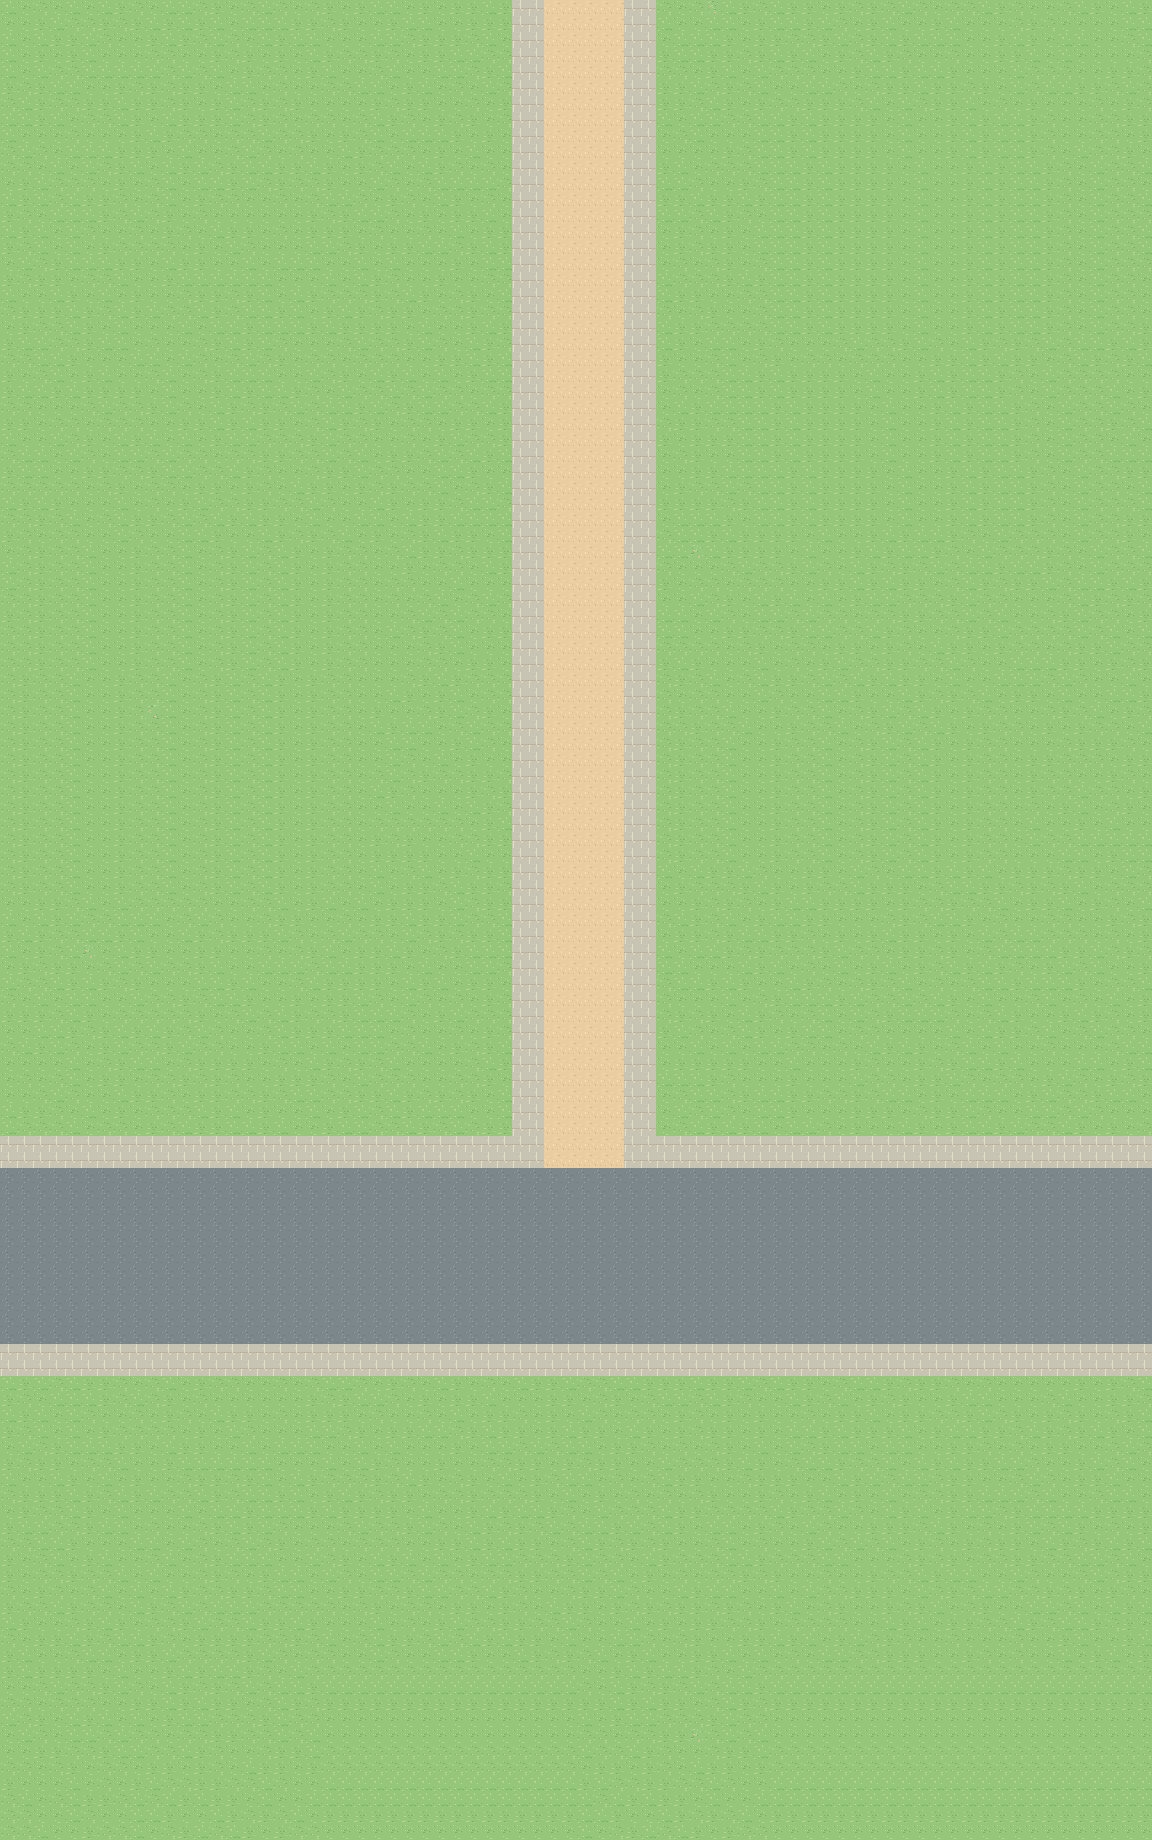

The image is a tile-based game level rendered from a .tmx file. Its description and source (layers, tilesets, objects; grid data summarised) follow:
An orthogonal 72x115 tile map with 16x16 px tiles, 4 tile layers (Ground, Landscape, Roads, BuildingPads), 2 tilesets and 3 objects (player_start, exit_north, exit_west).

<map version="1.10" tiledversion="1.12.2" orientation="orthogonal" renderorder="right-down" width="72" height="115" tilewidth="16" tileheight="16" infinite="0" backgroundcolor="#95c679" nextlayerid="7" nextobjectid="4">
 <tileset firstgid="1" name="swu_terrain_16" tilewidth="16" tileheight="16" tilecount="320" columns="16">
  <image source="../assets/ground_tiles_16.png" width="256" height="320" />
 </tileset>
 <tileset firstgid="321" source="../assets/stone_stairs_seamless_16.tsx" />
 <layer id="1" name="Ground" width="72" height="115">
  <data>[8280 cells, 8245 non-empty, 4 distinct tile ids]</data>
 </layer>
 <layer id="2" name="Landscape" width="72" height="115">
  <data>[8280 cells, 32 non-empty, 4 distinct tile ids]</data>
 </layer>
 <layer id="3" name="Roads" width="72" height="115">
  <data>[8280 cells, 1719 non-empty, 3 distinct tile ids]</data>
 </layer>
 <layer id="4" name="BuildingPads" width="72" height="115">
  <data>[8280 cells, 0 non-empty, 0 distinct tile ids]</data>
 </layer>
 <objectgroup id="5" name="Spawn" visible="0">
  <object id="1" name="player_start" x="576" y="920" />
 </objectgroup>
 <objectgroup id="6" name="Portals" visible="0">
  <object id="2" name="exit_north" x="0" y="0" width="1152" height="16">
   <properties>
    <property name="target_scene" value="11" />
   </properties>
  </object>
  <object id="3" name="exit_west" x="0" y="0" width="16" height="1840">
   <properties>
    <property name="target_scene" value="00" />
   </properties>
  </object>
 </objectgroup>
</map>
